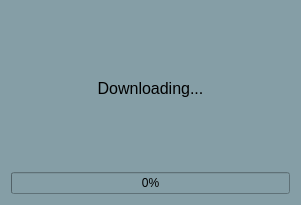
<?xml version="1.0" encoding="UTF-8"?>
<ui version="4.0">
 <class>Dialog</class>
 <widget class="QDialog" name="Dialog">
  <property name="geometry">
   <rect>
    <x>0</x>
    <y>0</y>
    <width>301</width>
    <height>205</height>
   </rect>
  </property>
  <property name="windowTitle">
   <string>Download In Progress</string>
  </property>
  <property name="styleSheet">
   <string notr="true">background-color: rgb(133, 158, 166);</string>
  </property>
  <layout class="QVBoxLayout" name="verticalLayout">
   <item>
    <widget class="QLabel" name="label">
     <property name="font">
      <font>
       <pointsize>12</pointsize>
      </font>
     </property>
     <property name="text">
      <string>Downloading...</string>
     </property>
     <property name="alignment">
      <set>Qt::AlignCenter</set>
     </property>
    </widget>
   </item>
   <item>
    <widget class="QProgressBar" name="progress_bar">
     <property name="value">
      <number>0</number>
     </property>
    </widget>
   </item>
  </layout>
 </widget>
 <resources/>
 <connections/>
</ui>
